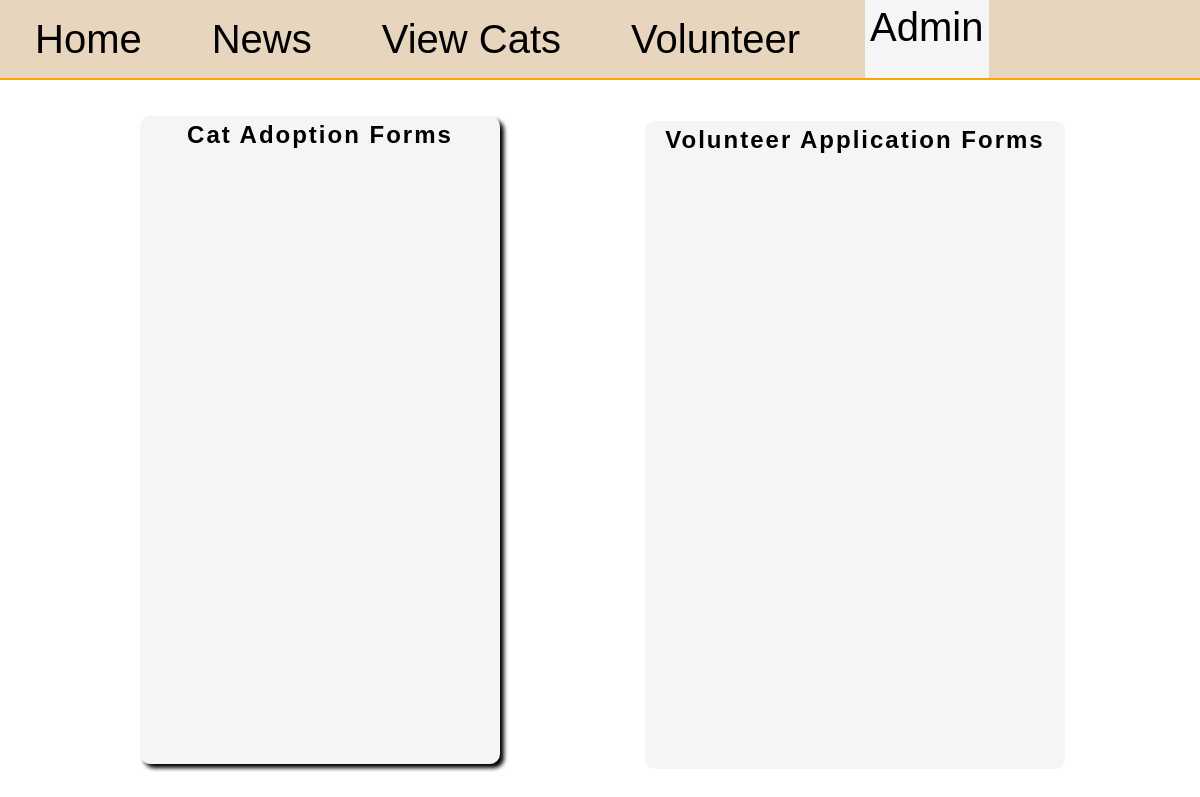
/admin/1, run on an earlier commit of the app's database.
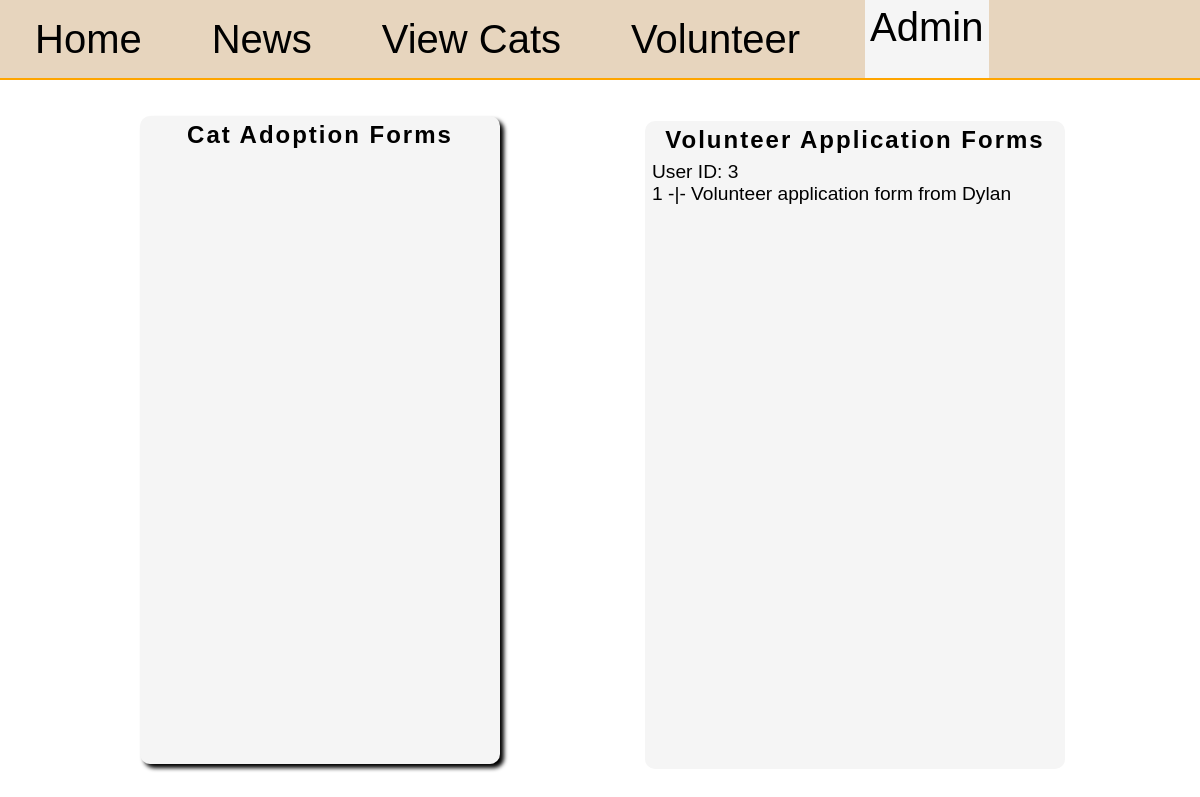
And on a later commit of the database.
### db_management.py (models this page shows)
class VolunteerRequest(db.Model):
	id = db.Column(db.Integer, primary_key=True)
	first_name = db.Column(db.String(50), nullable=False)
	last_name = db.Column(db.String(50), nullable=False)
	address = db.Column(db.String(50), nullable=False)
	age = db.Column(db.Integer, nullable=False)
	reason = db.Column(db.String(500), nullable=False)
	user_id = db.Column(db.Integer, db.ForeignKey('user.id'), nullable=False)
	review = db.relationship('VolunteerRequestReview', backref='request', uselist=False)

### main.py (the view, shortened to what this page needs)
@app.route('/admin/<int:id>', methods=["GET", "POST"])
def admin(id):
	review_form = ReviewAdoptForm()
	user = User.query.get(id)
	adoption_forms = AdoptionForm.query.all()
	volunteer_forms = VolunteerRequest.query.all()
	new_review = 0
	if new_review:
		db.session.add(new_review)
		db.session.commit()
		return redirect(url_for("admin", id=id))
	return render_template('admin.html', volunteer_forms=volunteer_forms, adoption_forms=adoption_forms, user=user, review_form=review_form)

### templates/admin.html (shortened to what this page needs)
{% extends "base.html" %}
{% block style %}
<link rel="stylesheet" href="{{ url_for('static', filename='admin.css') }}">
<link rel="stylesheet" href="https://cdnjs.cloudflare.com/ajax/libs/font-awesome/6.5.0/css/all.min.css">
{% endblock %}
{% block content %}
<main>
	<section id="cat-form-section">
		<h2>Cat Adoption Forms</h2>
	</section>
	<section id="volunteer-form-section">
		<h2>Volunteer Application Forms</h2>
		{% for form in volunteer_forms %}
		{% if form.review %}
		{% else %}
		<div class="volunteer-form">
			<p>User ID: {{ form.user_id }}</p>
			<p class="form-link" id="{{ form.id }}">{{ form.id }} -|- Volunteer application form from {{ form.first_name }}</p>
		</div>
		{% endif %}
		{% endfor %}
	</section>
</main>
{% endblock %}

### templates/base.html (shortened to what this page needs)
<!DOCTYPE html>
<html>
	<head>
		<link rel="stylesheet" href="{{ url_for('static', filename='styles.css') }}">
		{% block style %}{% endblock %}
	</head>
	<body>
		{% if user %}
		<header>
			<a href="/home/{{ user.id }}" id="header-home">Home</a>
			<a href="/news/{{ user.id }}" id="header-news">News</a>
			<a href="/cats/{{ user.id }}" id="header-cats">View Cats</a>
			{% if user.level == "user" %}
			<a href="/become_volunteer/{{ user.id }}" id="header-volunteer">Volunteer</a>
			{% else %}
			<a href="/is_volunteer/{{ user.id }}" id="header-volunteer">Volunteer</a>
			{% endif %}
			{% if user.level == "admin" %}
			<a href="/admin/{{ user.id }}" id="header-admin">Admin</a>
			{% endif %}
		</header>
		{% endif %}
		{% block content %}{% endblock %}
	</body>
</html>

### static/styles.css (style rules this page uses)
* { margin: 0; padding: 0; box-sizing: border-box; font-family:Arial, Helvetica, sans-serif; }
html, body { width: 100vw; height: 100vh; font-size: 16px; }
header { width: 100%; height: 10%; background-color: rgb(231, 213, 190); display: flex; align-items: center; border-bottom: 2px solid orange; }
header a { font-size: 2.5rem; text-align: center; padding: 5px; margin-left: 30px; margin-right: 30px; position: relative; display: inline-block; text-decoration: none; color: black; }
header a::after { content: ""; position: absolute; left: 0; bottom: 0; width: 0; height: 3px; background: orange; transition: width 0.3s; }
.selected { height: 100%; background-color: whitesmoke; }

### static/admin.css (style rules this page uses)
main { display: flex; align-items: center; justify-content: space-evenly; width: 100%; height: 90%; }
section { background-color: whitesmoke; border-radius: 10px; padding: 5px; display: grid; row-gap: 5px; grid-auto-rows: min-content; overflow-y: auto; transition: 0.3s ease-in-out; box-shadow: 4px 4px 4px black; }
#cat-form-section { width: 30%; height: 90%; }
#volunteer-form-section { width: 35%; height: 90%; }
#cat-form-section:hover, #volunteer-form-section { box-shadow: 0 0 0 black; transform: translate(5px, 5px); }
h2 { font-size: 1.5rem; letter-spacing: 2px; text-align: center; }
.cat-form, .volunteer-form { display: flex; flex-direction: column; justify-content: center; border-radius: 7px; font-size: 1.2rem; padding: 2px; }
.form-link { text-decoration: none; color: black; }

What changed in the data, as far as the page shows it:
added VolunteerRequest: user_id "3", id "1", first_name "Dylan"
